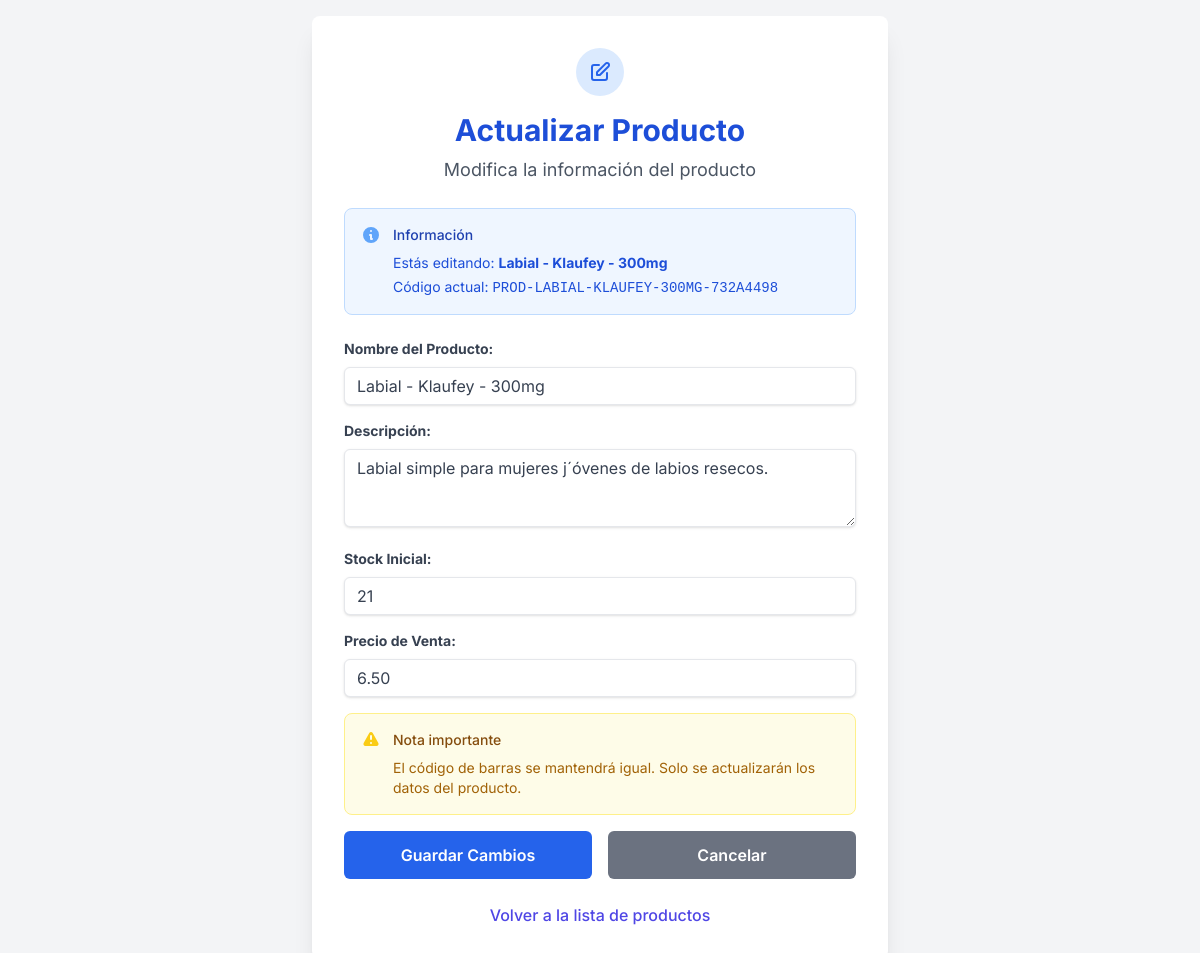
The page /products/1/update/ (signed in) on the database its author committed.
### products/models.py (models this page shows, shortened)
class Product(models.Model):
    name = models.CharField(max_length=200, verbose_name="Nombre") # Verbose_name es el nombre legible para el usuario
    description = models.TextField(blank=True, null=True, verbose_name="Descripción")
    price = models.DecimalField(max_digits=10, decimal_places=2, verbose_name="Precio")
    stock = models.IntegerField(default=0, verbose_name="Stock")
    barcode = models.CharField(max_length=100, unique=True, verbose_name="Código de Barras")
    created_at = models.DateTimeField(auto_now_add=True, verbose_name="Fecha de Creación")
    updated_at = models.DateTimeField(auto_now=True, verbose_name="Última Actualización")
    class Meta: # Definimos los metadatos del modelo
        verbose_name = "Producto"
        verbose_name_plural = "Productos"
        ordering = ['name']

### products/views.py (the view)
# urls.py: path('<int:pk>/update/', views.product_update, name='product_update'), # Nueva URL para actualizar producto
@login_required
@user_passes_test(is_owner) # Solo el dueño puede acceder a esta vista
def product_update(request, pk):
    product = get_object_or_404(Product, pk=pk)
    if request.method == 'POST':
        form = ProductForm(request.POST, instance=product)
        if form.is_valid():
            form.save()
            return redirect('product_list')
    else:
        form = ProductForm(instance=product)
    return render(request, 'products/product_update.html', {'form': form, 'product': product})

### products/views.py (called while the page is built)
def is_owner(user):
    return user.is_superuser

### products/templates/products/product_update.html (shortened to what this page needs)
<!DOCTYPE html>
<html lang="es">
<head>
    <script src="https://cdn.tailwindcss.com"></script>
</head>
<body class="bg-gray-100 min-h-screen flex items-center justify-center p-4">
    <div class="max-w-xl mx-auto bg-white p-8 rounded-lg shadow-xl w-full">
        <div class="text-center mb-6">
            <div class="mx-auto flex items-center justify-center h-12 w-12 rounded-full bg-blue-100 mb-4">
                <svg class="h-6 w-6 text-blue-600" fill="none" viewBox="0 0 24 24" stroke="currentColor">
                    <path stroke-linecap="round" stroke-linejoin="round" stroke-width="2" d="M11 5H6a2 2 0 00-2 2v11a2 2 0 002 2h11a2 2 0 002-2v-5m-1.414-9.414a2 2 0 112.828 2.828L11.828 15H9v-2.828l8.586-8.586z"/>
                </svg>
            </div>
            <h1 class="text-3xl font-bold text-blue-700 mb-2">Actualizar Producto</h1>
            <p class="text-gray-600 text-lg">Modifica la información del producto</p>
        </div>
        <div class="bg-blue-50 border border-blue-200 rounded-lg p-4 mb-6">
            <div class="flex">
                <div class="flex-shrink-0">
                    <svg class="h-5 w-5 text-blue-400" viewBox="0 0 20 20" fill="currentColor">
                        <path fill-rule="evenodd" d="M18 10a8 8 0 11-16 0 8 8 0 0116 0zm-7-4a1 1 0 11-2 0 1 1 0 012 0zM9 9a1 1 0 000 2v3a1 1 0 001 1h1a1 1 0 100-2v-3a1 1 0 00-1-1H9z" clip-rule="evenodd"/>
                    </svg>
                </div>
                <div class="ml-3">
                    <h3 class="text-sm font-medium text-blue-800">Información</h3>
                    <div class="mt-2 text-sm text-blue-700">
                        <p>Estás editando: <strong>{{ product.name }}</strong></p>
                        <p class="mt-1">Código actual: <span class="font-mono">{{ product.barcode }}</span></p>
                    </div>
                </div>
            </div>
        </div>
        <form method="post" class="space-y-4">
            <div>
                <label for="{{ form.name.id_for_label }}" class="block text-gray-700 text-sm font-bold mb-2">{{ form.name.label }}:</label>
                {{ form.name }}
            </div>
            <div>
                <label for="{{ form.description.id_for_label }}" class="block text-gray-700 text-sm font-bold mb-2">{{ form.description.label }}:</label>
                {{ form.description }}
            </div>
            <div>
                <label for="{{ form.stock.id_for_label }}" class="block text-gray-700 text-sm font-bold mb-2">{{ form.stock.label }}:</label>
                {{ form.stock }}
            </div>
            <div>
                <label for="{{ form.price.id_for_label }}" class="block text-gray-700 text-sm font-bold mb-2">{{ form.price.label }}:</label>
                {{ form.price }}
            </div>
            <div class="bg-yellow-50 border border-yellow-200 rounded-lg p-4">
                <div class="flex">
                    <div class="flex-shrink-0">
                    </div>
                    <div class="ml-3">
                        <h3 class="text-sm font-medium text-yellow-800">Nota importante</h3>
                        <div class="mt-2 text-sm text-yellow-700">
                            <p>El código de barras se mantendrá igual. Solo se actualizarán los datos del producto.</p>
                        </div>
                    </div>
                </div>
            </div>
            <div class="flex space-x-4">
                <button type="submit" class="flex-1 bg-blue-600 hover:bg-blue-700 text-white font-semibold py-3 px-6 rounded-md transition duration-300 ease-in-out transform hover:scale-105 focus:outline-none focus:ring-2 focus:ring-blue-500 focus:ring-offset-2">
                    Guardar Cambios
                </button>
                <a href="{% url 'product_detail' product.pk %}" class="flex-1 bg-gray-500 hover:bg-gray-600 text-white font-semibold py-3 px-6 rounded-md transition duration-300 ease-in-out text-center focus:outline-none focus:ring-2 focus:ring-gray-500 focus:ring-offset-2">
                    Cancelar
                </a>
            </div>
        </form>
        <div class="mt-6 text-center">
            <a href="{% url 'product_list' %}" class="text-indigo-600 hover:text-indigo-500 font-medium transition duration-300">
                Volver a la lista de productos
            </a>
        </div>
    </div>
</body>
</html>

### products/templates/products/product_update.html (style rules this page uses)
body { font-family: 'Inter', sans-serif; }

### rows shown on the page
Product: name "Labial - Klaufey - 300mg", barcode "PROD-LABIAL-KLAUFEY-300MG-732A4498", description "Labial simple para mujeres j´óvenes de labios resecos.", stock "21", price "6.50"
